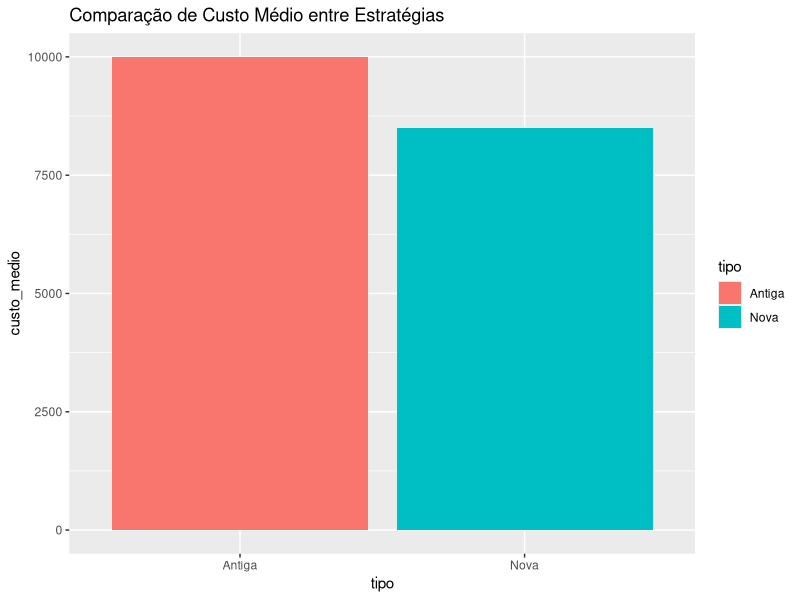
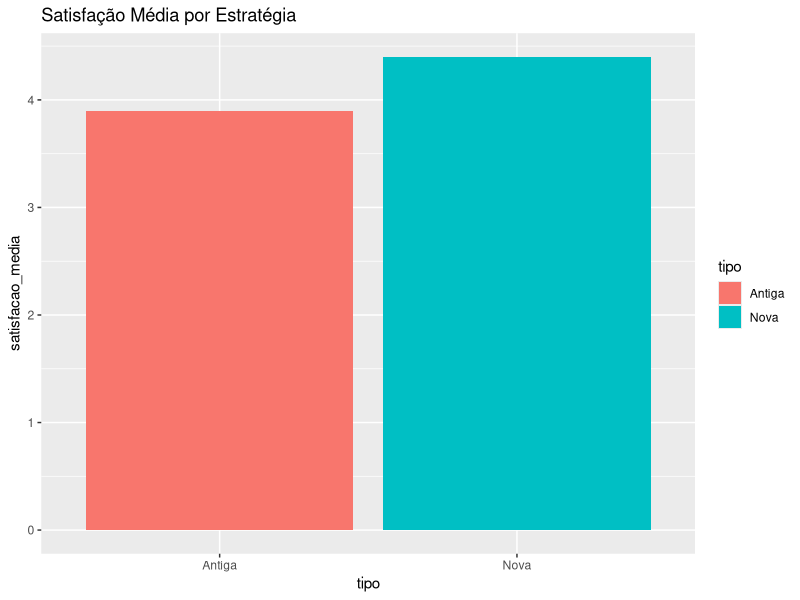

R code for these plots, in order:
# Bloco 6 - Análise de Custo-Benefício
library(ggplot2)

estrategia <- data.frame(
  tipo = c("Antiga", "Nova"),
  custo_medio = c(10000, 8500),
  tempo_medio = c(4.5, 3.8),
  satisfacao_media = c(3.9, 4.4)
)

ggplot(estrategia, aes(x = tipo, y = custo_medio, fill = tipo)) +
  geom_bar(stat = "identity") +
  labs(title = "Comparação de Custo Médio entre Estratégias")

ggplot(estrategia, aes(x = tipo, y = satisfacao_media, fill = tipo)) +
  geom_bar(stat = "identity") +
  labs(title = "Satisfação Média por Estratégia")
